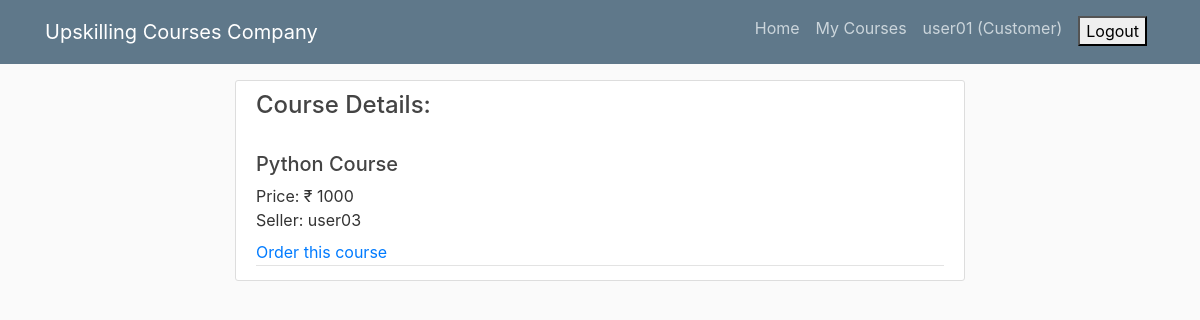
Page /detail/1/ (signed in) on the committed database.
### accounts/models.py (models this page shows)
class User(AbstractUser):
    is_admin = models.BooleanField(default=False)
    is_customer = models.BooleanField(default=False)
    is_customerexecutive = models.BooleanField(default=False)
    is_salesexecutive = models.BooleanField(default=False)
    username = models.CharField(unique=True, max_length=100)
    email = models.EmailField(max_length=100)
    first_name = models.CharField(max_length=100)
    last_name = models.CharField(max_length=100)

class SalesExecutive(models.Model):
    user = models.OneToOneField(User, on_delete=models.CASCADE, primary_key=True)
    username = models.CharField(unique=True, max_length=100)
    email = models.EmailField(max_length=100)
    first_name = models.CharField(max_length=100)
    last_name = models.CharField(max_length=100)
    def __str__(self):
        return str(self.user)

### products/models.py (models this page shows, shortened)
class Product(models.Model):
    product_id      = models.IntegerField(primary_key=True)
    product_name    = models.CharField(max_length=100)
    product_price   = models.DecimalField(max_digits=6, decimal_places=2)
    product_seller  = models.ForeignKey(SalesExecutive, on_delete=models.CASCADE)

### products/views.py (the view)
# urls.py: path('detail/<product_id>/', productdetail, name='productdetail'),
@login_required(login_url="/accounts/login/")
def productdetail(request, product_id):
    product = Product.objects.get(product_id=product_id)
    return render(request, 'products/productdetail.html', {'product':product})

### products/templates/products/productdetail.html
{% extends 'base.html' %}
{% block content %}
    <article class="media content-section">
        <div class="media-body">
            <div class="article-metadata">
                <h4>Course Details: </h4><br>
                <h5>{{ product.product_name }}</h5>
                <label>Price: ₹ {{ product.product_price|floatformat:"0" }}<br>
                Seller: {{ product.product_seller }}  </label><br>
                {% if user.is_customer %}
                    <a href="{% url 'orders:createorder'  product_id=product.product_id %}">Order this course</a>
                {% elif user.is_salesexecutive %}
                    <a href="{% url 'products:productdelete' product_id=product.product_id %}">Delete Course</a>
                {% endif %}
            </div>
        </div>
    </article>
{% endblock %}

### templates/base.html (shortened to what this page needs)
{% load static %}
<!DOCTYPE html>
<html>
<head>
    <link rel="stylesheet" href="https://maxcdn.bootstrapcdn.com/bootstrap/4.0.0/css/bootstrap.min.css">
    <link rel="stylesheet" type="text/css" href="{% static 'style.css' %}">
</head>
<body>
    <header class="site-header">
        <nav class="navbar navbar-expand-md navbar-dark bg-steel fixed-top">
            <div class="container">
                <a class="navbar-brand mr-4" href="{% url 'products:home' %}">Upskilling Courses Company</a>
                <div class="collapse navbar-collapse" id="navbarToggle">
                    <div class="navbar-nav">
                        {% if user.is_customer %}
                            <a class="nav-item nav-link" href="{% url 'products:home' %}">Home</a>
                            <a class="nav-item nav-link" href="{% url 'orders:mycourses' %}">My Courses</a>
                            <label class="nav-item nav-link">{{ request.user }} (Customer)</label>
                            <form class="nav-item nav-link" action="{% url 'accounts:logout' %}" method="POST">
                                <button type="submit">Logout</button>
                            </form>
                        {% else %}
                                <a class="nav-item nav-link" href="{% url 'accounts:login' %}">Login</a>
                                <a class="nav-item nav-link" href="{% url 'accounts:signup' %}">Signup</a>
                        {% endif %}
                    </div>
                </div>
            </div>
        </nav>
    </header>
    <main role="main" class="container">
        <div class="row">
            <div class="col-sm-8 mx-auto">
                {% block content %}{% endblock %}
            </div>
        </div>
    </main>
</body>
</html>

### static/style.css (style rules this page uses)
body { background: #fafafa; color: #333333; margin-top: 5rem; }
h1, h2, h3, h4, h5, h6 { color: #444444; }
.bg-steel { background-color: #5f788a; }
.site-header .navbar-nav .nav-link { color: #cbd5db; }
.content-section { background: #ffffff; padding: 10px 20px; border: 1px solid #dddddd; border-radius: 3px; margin-bottom: 20px; }
.article-metadata { padding-bottom: 1px; margin-bottom: 4px; border-bottom: 1px solid #e3e3e3 }

### rows in the picture
User: user "user01"
Product: product_name "Python Course", product_price "1000", product_seller "user03"
